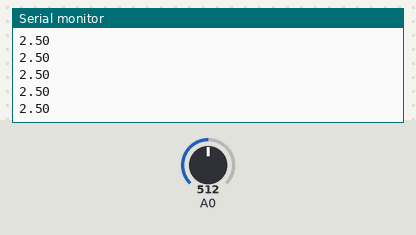
A sketch run on a simulated Arduino Uno, built with avr-gcc and run on an emulated ATmega328P. Parts: the last lines printed to the serial monitor. Inputs (shaded band) come from the test bench; at power-on: A0 = 512.

Above: at 1.2 s.
1.3 s: A0 set to 716
At 2.0 s:
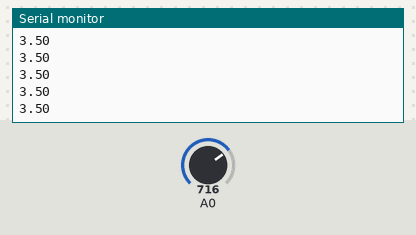
2.8 s: A0 set to 900
At 3.8 s:
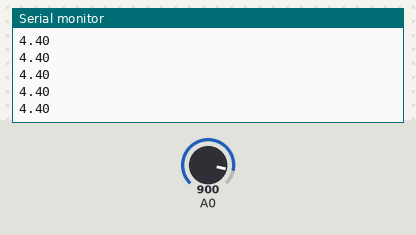
Timing chart, 0 to 5.8 s (numbered marks = the images above; inputs shaded):
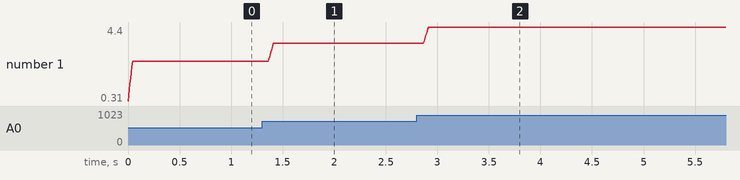

The sketch:

smoothing.ino
```cpp
int array_size = 8;
float total = 0;
float avg = 0;
int now_index = 0;
float smoothing[8];
int data;
float analog_volt;

void setup() {
  pinMode(A0, INPUT);

  Serial.begin(9600);
  for (int i =0 ;i<8; i++) {
    smoothing[i] = 0;
  }

}

void loop() {
  data = analogRead(A0);
  analog_volt = data * (5 / 1023.0);

  total -= smoothing[now_index];
  smoothing[now_index] = analog_volt;
  total += smoothing[now_index];

  avg = total / array_size;

  Serial.println(avg);

  now_index++;
  now_index &= 0x7;

  delay(1);

}
```

Measured:
- after the input at 1.3 s, the serial monitor: prints a new line after 0.07 s (image 1)
- after the input at 2.8 s, the serial monitor: prints a new line after 0.07 s (image 2)
- plotted number 1: 2.5 → 3.5 after the input at 1.3 s, 3.5 → 4.4 after the input at 2.8 s
